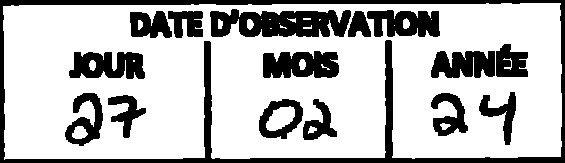
#> input picture debug/cell_0_2.png, 565 x 163 px
$ python -i grid_detector.py   (imports and definitions only)
#> lines starting #> are read from the running program, lines starting #| are printed output that depends on the picture; after the words box and inside, x2 and y2 are one past the last pixel; in counts of white or black regions, pixels touching at a corner belong together
#> further down, picture is the input picture: shape (163, 565, 3); 73.4% white; 16 black regions, largest, box (x1, y1, x2, y2) and area: (0, 0, 565, 163) 8022, (210, 9, 351, 37) 2960, (263, 51, 339, 78) 1680
import math
import os
import tempfile
from typing import Dict, List, Tuple

import numpy as np

try:
    import cv2
except Exception:  # pragma: no cover - graceful fallback when OpenCV is missing
    cv2 = None


Bbox = List[List[int]]


class GridDetector:
    """Detects table/grid cells and checks if each cell contains a mark."""

    def __init__(self, cluster_tolerance: int = 10):
        self.cluster_tolerance = cluster_tolerance

    @staticmethod
    def _candidate_parts(candidate):
        """Normalize candidate shape to (x, y, bw, bh, contour_or_none)."""
        if len(candidate) >= 5:
            return candidate[0], candidate[1], candidate[2], candidate[3], candidate[4]
        return candidate[0], candidate[1], candidate[2], candidate[3], None

    # [12 lines left out: function _save_debug_contours, not called in this run]

    def detect_grid_cells(self, image, debug_dir=None) -> Dict:
        if cv2 is None:
            return {
                "error": "OpenCV is not available. Please install opencv-python-headless.",
                "rows": [],
                "cols": [],
                "cells": [],
                "all_detected_cells": [],
                "checked_cells": [],
            }

        gray = cv2.cvtColor(np.array(image), cv2.COLOR_RGB2GRAY)
        if gray is None:
            return {
                "error": f"Unable to process image.",
                "rows": [],
                "cols": [],
                "cells": [],
                "all_detected_cells": [],
                "checked_cells": [],
            }

        # Adaptive threshold helps with uneven illumination in scanned forms.
        binary_inv = cv2.adaptiveThreshold(
            gray,
            255,
            cv2.ADAPTIVE_THRESH_GAUSSIAN_C,
            cv2.THRESH_BINARY_INV,
            35,
            12,
        )
#> binary_inv: shape (163, 565); 26.6% white; 16 white regions, largest, box (x1, y1, x2, y2) and area: (0, 0, 565, 163) 8021, (210, 9, 351, 37) 2960, (263, 51, 339, 78) 1680
        if not debug_dir:
            debug_dir = os.path.join(tempfile.gettempdir(), "NutriProof", "debug")
        try:
            os.makedirs(debug_dir, exist_ok=True)
        except OSError:
            debug_dir = None


        h, w = binary_inv.shape
#> h = 163; w = 565
        # Contour-component approach for irregular grids made of isolated boxes.
        pre = cv2.morphologyEx(
            binary_inv,
            cv2.MORPH_DILATE,
            cv2.getStructuringElement(cv2.MORPH_RECT, (3, 3)),
            iterations=3,
        )
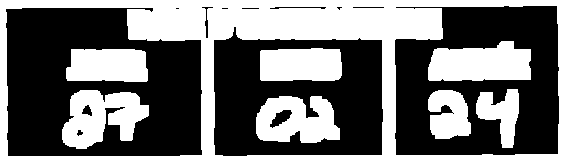
#> pre: shape (163, 565); 44.8% white; 8 white regions, largest, box (x1, y1, x2, y2) and area: (0, 0, 565, 163) 23673, (428, 41, 531, 81) 3326, (62, 90, 149, 149) 3264

        # Save binary image for debugging
        binary_inv_color = cv2.cvtColor(pre, cv2.COLOR_GRAY2BGR)
#> binary_inv_color: shape (163, 565, 3); 44.8% white; 8 white regions
        if debug_dir:
            cv2.imwrite(os.path.join(debug_dir, "binary_inv.png"), binary_inv_color)

        contours, _ = cv2.findContours(pre, cv2.RETR_LIST, cv2.CHAIN_APPROX_SIMPLE)
#> contours = 22 contours, 4 with area under 20; largest, box (x1, y1, x2, y2) and area: (0, 0, 565, 163) 91368, (5, 7, 203, 157) 26653, (394, 5, 560, 156) 22902, (213, 26, 384, 157) 19681, (428, 41, 531, 81) 3191

        # Filter contour by shape analysis (rectangle-like only).

        # First pass: minimal hard filters only (absolute pixel size, aspect, lines).
        candidates = []
        for cnt in contours:
            x, y, bw, bh = cv2.boundingRect(cnt)
            if bw < 40 or bw> 0.3*w or bh < 40 or bh > 500:
                continue

            contour_area = cv2.contourArea(cnt)
            rect_area = float(bw * bh)
            if contour_area <= 0 or rect_area <= 0:
                continue
            # Rectangle fill ratio (extent): reject very hollow/irregular shapes.
            extent = contour_area / rect_area
            if extent < 0.8:
                continue

            candidates.append((x, y, bw, bh, cnt))
#> this loop made 22 passes
#> (x, y, bw, bh) on passes 1, 3, 4, 9, 10, 12, 13, 14, 15, 16, 17, 18: (76, 129, 8, 8), (269, 109, 24, 20), (81, 104, 12, 13), (66, 49, 82, 33), (260, 48, 82, 33), (213, 26, 171, 131), (241, 7, 19, 3), (221, 7, 8, 3), (175, 7, 5, 3), (5, 7, 198, 150), (352, 6, 33, 3), (336, 6, 7, 5)
#> (x, y, bw, bh, contour_area, rect_area, extent) on passes 5, 6, 7, 8, 11, 21: (256, 96, 84, 47, 2963.5, 3948, 0.751), (428, 90, 43, 49, 1534, 2107, 0.728), (62, 90, 87, 59, 3177.5, 5133, 0.619), (476, 89, 43, 59, 1323.5, 2537, 0.522), (428, 41, 103, 40, 3191, 4120, 0.775), (394, 5, 166, 151, 22902, 25066, 0.914)
#> after the loop, candidates = 1 item

        # self._save_debug_contours(binary_inv_color, candidates, "contours_step1_candidates.png", color=(255, 0, 0), thickness=2)

        all_detected_cells = [
            {
                "bbox": self._to_bbox(x, y, x + bw, y + bh),
                "source": "raw_contour",
            }
            for (x, y, bw, bh, _) in candidates
        ]
#> all_detected_cells = 1 item


        # Remove near-duplicate nested boxes.
        deduped = []
        for box in sorted(candidates, key=lambda b: self._candidate_parts(b)[2] * self._candidate_parts(b)[3], reverse=True):
            bx = self._candidate_parts(box)
            if any(
                   self._bbox_iou((bx[0], bx[1], bx[2], bx[3]), (kx[0], kx[1], kx[2], kx[3])) > 0.82
                   or self._bbox_contained((bx[0], bx[1], bx[2], bx[3]), (kx[0], kx[1], kx[2], kx[3]), min_ratio=0.9)
                   for kx in (self._candidate_parts(kept) for kept in deduped)):
                continue
            deduped.append(box)
#> this loop made 1 pass
#> after the loop, deduped = 1 item

        # self._save_debug_contours(binary_inv_color, deduped, "contours_step2_deduped.png", color=(0, 255, 0), thickness=2)


        if len(deduped) < 2:
            return {
                "error": "Could not infer grid components from contours.",
                "rows": [],
                "cols": [],
                "cells": [],
                "all_detected_cells": all_detected_cells,
                "checked_cells": [],
            }

        median_h = int(np.median([self._candidate_parts(b)[3] for b in deduped]))
        median_w = int(np.median([self._candidate_parts(b)[2] for b in deduped]))
        row_tol = max(self.cluster_tolerance, int(median_h * 0.15))
        col_tol = max(self.cluster_tolerance, int(median_w * 0.6))

        row_centers = [self._candidate_parts(b)[1] + self._candidate_parts(b)[3] // 2 for b in deduped]
        col_centers = [self._candidate_parts(b)[0] + self._candidate_parts(b)[2] // 2 for b in deduped]
        rows = self._cluster_coordinates(row_centers, row_tol)
        cols = self._cluster_coordinates(col_centers, col_tol)


        cells = []
        cell_boxes: List[Tuple[int, int, int, int]] = []
        # Two-pass rendering: fill pass first, then borders/labels on top.
        for box in sorted(deduped, key=lambda b: (self._candidate_parts(b)[1], self._candidate_parts(b)[0])):
            x, y, bw, bh, _ = self._candidate_parts(box)
            x1, y1 = x, y
            x2, y2 = x + bw, y + bh

            row_idx = self._nearest_cluster_index(y + bh // 2, rows)
            col_idx = self._nearest_cluster_index(x + bw // 2, cols)
            if row_idx < 0 or col_idx < 0:
                continue

            bbox = self._to_bbox(x1, y1, x2, y2)
            cells.append({
                "row": row_idx,
                "col": col_idx,
                "bbox": bbox,
            })
            cell_boxes.append((x1, y1, x2, y2))


        # final_stage = [(x1, y1, x2 - x1, y2 - y1) for (x1, y1, x2, y2) in cell_boxes]
        # self._save_debug_contours(binary_inv_color, final_stage, "contours_step3_final_cells.png", color=(0, 0, 255), thickness=2)

        # Re-index row/col after filtering so indices are contiguous and
        # the returned rows/cols arrays only contain clusters still in use.
        used_rows = sorted({c["row"] for c in cells})
        row_remap = {old: new for new, old in enumerate(used_rows)}
        for c in cells:
            c["row"] = row_remap[c["row"]]
        rows = [rows[i] for i in used_rows]

        # Per-row column reindexing: within each row, sort cells left-to-right
        # by their bbox x position and assign col = 0, 1, 2, ... so every row
        # starts its column numbering at 0 (independent of other rows).
        from collections import defaultdict
        cells_by_row = defaultdict(list)
        for c in cells:
            cells_by_row[c["row"]].append(c)
        for row_cells in cells_by_row.values():
            row_cells.sort(key=lambda c: c["bbox"][0][0])
            for new_col, c in enumerate(row_cells):
                c["col"] = new_col

        # Rebuild a flat cols array as the union of column x-centers across rows
        # so callers still have a reference list. Use bbox centers for accuracy.
        max_cols = max((len(rc) for rc in cells_by_row.values()), default=0)
        cols = []
        for ci in range(max_cols):
            xs = [
                (rc[ci]["bbox"][0][0] + rc[ci]["bbox"][2][0]) // 2
                for rc in cells_by_row.values()
                if ci < len(rc)
            ]
            cols.append(int(round(sum(xs) / len(xs))) if xs else 0)

        return {
            "rows": rows,
            "cols": cols,
            "cells": cells,
            "all_detected_cells": all_detected_cells,
            "checked_cells": [],
        }

    # [28 lines left out: functions _extract_intersection_points, _cluster_coordinates, not called in this run]

    @staticmethod
    def _to_bbox(x1: int, y1: int, x2: int, y2: int) -> Bbox:
        return [[x1, y1], [x2, y1], [x2, y2], [x1, y2]]

    # [47 lines left out: functions _nearest_cluster_index, _bbox_iou, _bbox_contained, not called in this run]

>>> import cv2
>>> picture = cv2.cvtColor(cv2.imread('../debug/cell_0_2.png'), cv2.COLOR_BGR2RGB)
>>> result = GridDetector().detect_grid_cells(picture)
#> result = 6 items
